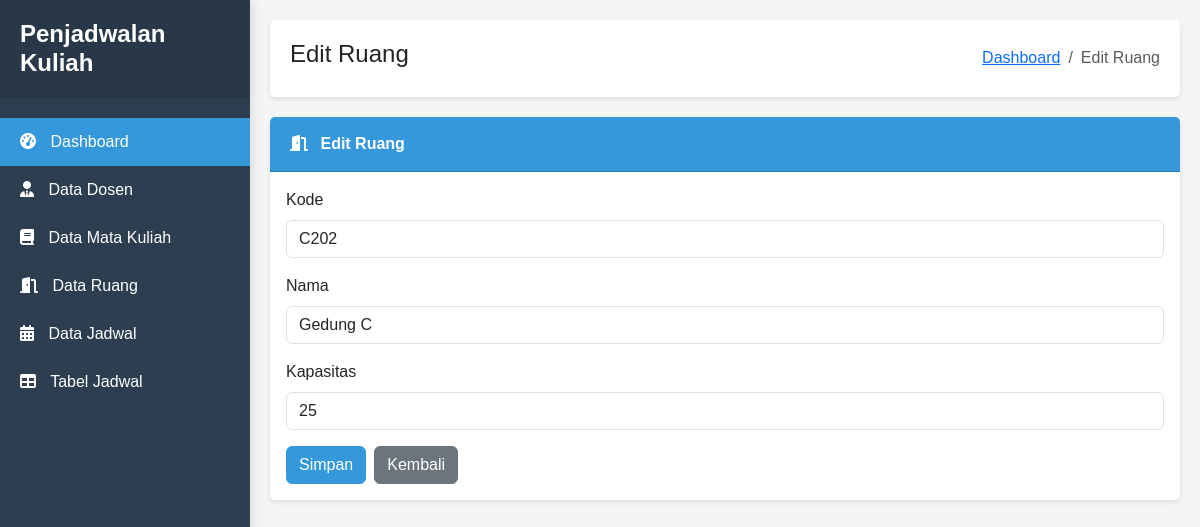
Screenshot of /ruang/edit/1 with the database file from the repository.
### tables this page shows
CREATE TABLE `ruang` (
  `id` int(11) NOT NULL,
  `kode` varchar(10) NOT NULL,
  `nama` varchar(50) NOT NULL,
  `kapasitas` int(11) NOT NULL,
  `created_at` timestamp NOT NULL DEFAULT current_timestamp(),
  `updated_at` timestamp NOT NULL DEFAULT current_timestamp() ON UPDATE current_timestamp()
);

### application/controllers/Ruang.php (called while the page is built, shortened)
<?php
class Ruang extends CI_Controller {
    public function __construct() {
        $this->load->model('Ruang_model');
        $this->load->library('form_validation');
    }
    public function edit($id) {
        $data['title'] = 'Edit Ruang';
        $data['action'] = "ruang/edit/$id";
        $data['ruang'] = $this->Ruang_model->get_by_id($id);
        $this->form_validation->set_rules('kode', 'Kode', 'required');
        $this->form_validation->set_rules('nama', 'Nama', 'required');
        $this->form_validation->set_rules('kapasitas', 'Kapasitas', 'required|numeric');
        if ($this->form_validation->run() == FALSE) {
            $this->load->view('templates/header', $data);
            $this->load->view('templates/sidebar');
            $this->load->view('ruang/form', $data);
            $this->load->view('templates/footer');
        }
    }
}

### index.php (called while the page is built, shortened)
<?php
require_once BASEPATH.'core/CodeIgniter.php';

### application/models/Ruang_model.php (called while the page is built, shortened)
<?php
class Ruang_model extends CI_Model {
    private $table = 'ruang';
    public function get_by_id($id) {
        return $this->db->get_where($this->table, ['id' => $id])->row();
    }
}

### application/views/ruang/form.php (the view, shortened to what this page needs)
<div class="card">
    <div class="card-header">
        <i class="fas fa-door-open me-2"></i> <?= $title ?>
    </div>
    <div class="card-body">
        <?= form_open($action) ?>
            <div class="mb-3">
                <label for="kode" class="form-label">Kode</label>
                <input type="text" class="form-control <?= form_error('kode') ? 'is-invalid' : '' ?>" id="kode" name="kode" value="<?= set_value('kode', isset($ruang) ? $ruang->kode : '') ?>">
            </div>
            <div class="mb-3">
                <label for="nama" class="form-label">Nama</label>
                <input type="text" class="form-control <?= form_error('nama') ? 'is-invalid' : '' ?>" id="nama" name="nama" value="<?= set_value('nama', isset($ruang) ? $ruang->nama : '') ?>">
            </div>
            <div class="mb-3">
                <label for="kapasitas" class="form-label">Kapasitas</label>
                <input type="number" class="form-control <?= form_error('kapasitas') ? 'is-invalid' : '' ?>" id="kapasitas" name="kapasitas" value="<?= set_value('kapasitas', isset($ruang) ? $ruang->kapasitas : '') ?>">
            </div>
            <div class="d-flex gap-2">
                <button type="submit" class="btn btn-primary">Simpan</button>
                <a href="<?= base_url('ruang') ?>" class="btn btn-secondary">Kembali</a>
            </div>
        <?= form_close() ?>
    </div>
</div>

### application/views/templates/header.php (style rules this page uses)
:root { --primary-color: #3498db; --secondary-color: #2c3e50; --light-color: #f8f9fa; --dark-color: #343a40; }
body { font-family: 'Poppins', sans-serif; background-color: #f5f5f5; }
.card { border: none; border-radius: 5px; box-shadow: 0 2px 5px rgba(0, 0, 0, 0.1); margin-bottom: 20px; }
.card-header { background-color: var(--primary-color); color: white; font-weight: bold; padding: 15px 20px; border-radius: 5px 5px 0 0; }
.btn-primary { background-color: var(--primary-color); border-color: var(--primary-color); }

### rows the page displays
ruang: kode "C202", nama "Gedung C", kapasitas "25"

### other values shown
$title "Edit Ruang"
